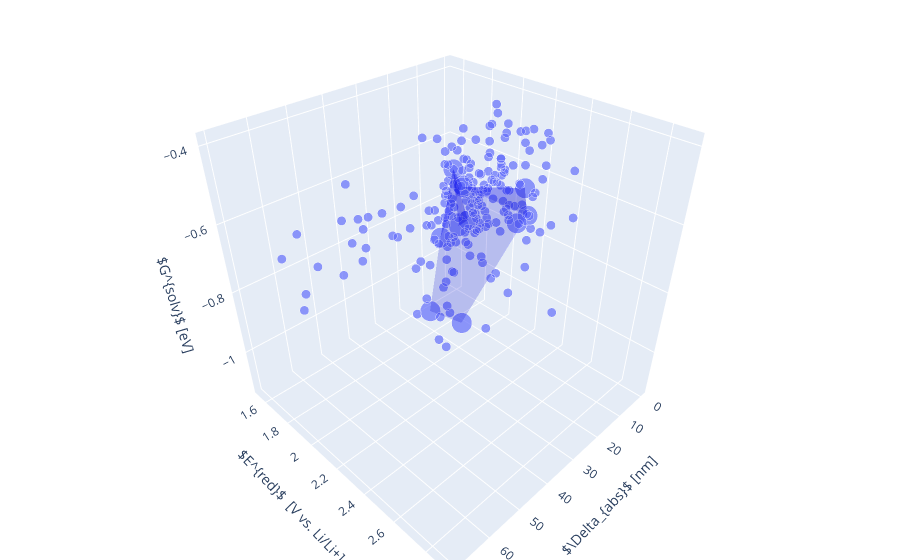

The notebook cell saved with this chart:
### Code cell
fig = px.scatter_3d(df_par, x='abs_lam_diff', y='ered', z='gsol', size='size')
pareto_points = df_par[df_par['type']=='front']

fig.add_trace(go.Mesh3d(x=pareto_points['abs_lam_diff'].values,
                   y=pareto_points['ered'].values,
                   z=pareto_points['gsol'].values,
                   opacity=0.2,
                   color='blue'
                  ))
fig.update_layout(margin=dict(l=0, r=0, b=0, t=0))

fig.update_scenes(xaxis_title_text=r'$\Delta_{abs}$ [nm]',  
                  yaxis_title_text=r'$E^{red}$  [V vs. Li/Li+]',  
                  zaxis_title_text=r'$G^{solv}$ [eV]',
                  )

# axes[0].set_ylabel(r'$\Delta_{`abs}$ [nm]', fontsize=12)
# axes[1].set_ylabel(r'$E^{red}$  [V vs. Li/Li+]', fontsize=12)
# axes[2].set_ylabel(r'$G^{solv}$ [eV]', fontsize=12)

#fig.write_image("chimera_redoxmers_run.png")
fig.show()

### Figure 1 — Plotly figure (JSON) as saved in the notebook; plotly's stock layout.template omitted (floating-point values rounded to 4 significant figures; data arrays with more than 128 entries replaced by an {"elided": "..."} marker saying what was removed)
{"data": [{"hovertemplate": "abs_lam_diff=%{x}<br>ered=%{y}<br>gsol=%{z}<br>size=%{marker.size}<extra></extra>", "legendgroup": "", "marker": {"color": "#636efa", "size": {"elided": "200 int values"}, "sizemode": "area", "sizeref": 0.025, "symbol": "circle"}, "mode": "markers", "name": "", "scene": "scene", "showlegend": false, "type": "scatter3d", "x": {"elided": "200 float values"}, "y": {"elided": "200 float values"}, "z": {"elided": "200 float values"}}, {"color": "blue", "opacity": 0.2, "type": "mesh3d", "x": [0.29, 0.37, 2.73, 4.17, 0.07, 3.85, 1.89, 0.03, 3.09, 18.97, 13.31], "y": [1.651, 1.645, 1.738, 1.541, 2.087, 1.639, 2.076, 2.115, 1.671, 1.746, 1.894], "z": [-0.7469, -0.7414, -0.8337, -0.9369, -0.6643, -0.6762, -0.7722, -0.7465, -0.869, -1.092, -1.128]}], "layout": {"legend": {"itemsizing": "constant", "tracegroupgap": 0}, "margin": {"b": 0, "l": 0, "r": 0, "t": 0}, "scene": {"domain": {"x": [0, 1], "y": [0, 1]}, "xaxis": {"title": {"text": "$\\Delta_{abs}$ [nm]"}}, "yaxis": {"title": {"text": "$E^{red}$  [V vs. Li/Li+]"}}, "zaxis": {"title": {"text": "$G^{solv}$ [eV]"}}}}}
